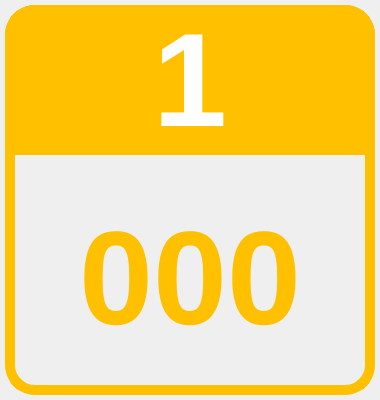
<?xml version="1.0" encoding="UTF-8"?>
<ui version="4.0">
 <class>form</class>
 <widget class="QWidget" name="form">
  <property name="geometry">
   <rect>
    <x>0</x>
    <y>0</y>
    <width>380</width>
    <height>400</height>
   </rect>
  </property>
  <property name="sizePolicy">
   <sizepolicy hsizetype="Preferred" vsizetype="Preferred">
    <horstretch>0</horstretch>
    <verstretch>0</verstretch>
   </sizepolicy>
  </property>
  <property name="minimumSize">
   <size>
    <width>380</width>
    <height>400</height>
   </size>
  </property>
  <property name="maximumSize">
   <size>
    <width>16777215</width>
    <height>16777215</height>
   </size>
  </property>
  <property name="windowTitle">
   <string>Form</string>
  </property>
  <property name="styleSheet">
   <string notr="true"/>
  </property>
  <layout class="QGridLayout" name="gridLayout">
   <property name="leftMargin">
    <number>5</number>
   </property>
   <property name="topMargin">
    <number>5</number>
   </property>
   <property name="rightMargin">
    <number>5</number>
   </property>
   <property name="bottomMargin">
    <number>5</number>
   </property>
   <property name="spacing">
    <number>0</number>
   </property>
   <item row="0" column="0">
    <widget class="QWidget" name="base" native="true">
     <property name="styleSheet">
      <string notr="true">#base{
border-color:rgb(255,192,0);
border-width:10px;
border-style:solid;
border-radius:30px;
}</string>
     </property>
     <layout class="QVBoxLayout" name="verticalLayout">
      <property name="leftMargin">
       <number>0</number>
      </property>
      <property name="topMargin">
       <number>0</number>
      </property>
      <property name="rightMargin">
       <number>0</number>
      </property>
      <property name="bottomMargin">
       <number>0</number>
      </property>
      <item>
       <widget class="QWidget" name="top" native="true">
        <property name="sizePolicy">
         <sizepolicy hsizetype="Preferred" vsizetype="Preferred">
          <horstretch>0</horstretch>
          <verstretch>1</verstretch>
         </sizepolicy>
        </property>
        <property name="minimumSize">
         <size>
          <width>0</width>
          <height>0</height>
         </size>
        </property>
        <property name="styleSheet">
         <string notr="true">#top{
background-color:rgb(255,192,0);
border-style:solid;
border-top-left-radius:30px;
border-top-right-radius:30px;
}</string>
        </property>
        <layout class="QGridLayout" name="gridLayout_2">
         <property name="leftMargin">
          <number>0</number>
         </property>
         <property name="topMargin">
          <number>0</number>
         </property>
         <property name="rightMargin">
          <number>0</number>
         </property>
         <property name="bottomMargin">
          <number>0</number>
         </property>
         <property name="spacing">
          <number>0</number>
         </property>
         <item row="0" column="0">
          <widget class="QLabel" name="slotLabel">
           <property name="sizePolicy">
            <sizepolicy hsizetype="Preferred" vsizetype="Preferred">
             <horstretch>0</horstretch>
             <verstretch>0</verstretch>
            </sizepolicy>
           </property>
           <property name="minimumSize">
            <size>
             <width>0</width>
             <height>0</height>
            </size>
           </property>
           <property name="maximumSize">
            <size>
             <width>16777215</width>
             <height>16777215</height>
            </size>
           </property>
           <property name="font">
            <font>
             <pointsize>100</pointsize>
             <weight>75</weight>
             <bold>true</bold>
            </font>
           </property>
           <property name="styleSheet">
            <string notr="true">#slotLabel{
color:rgb(255, 255, 255);
}
</string>
           </property>
           <property name="text">
            <string>1</string>
           </property>
           <property name="alignment">
            <set>Qt::AlignCenter</set>
           </property>
          </widget>
         </item>
        </layout>
       </widget>
      </item>
      <item>
       <widget class="QWidget" name="bottom" native="true">
        <property name="sizePolicy">
         <sizepolicy hsizetype="Preferred" vsizetype="Preferred">
          <horstretch>0</horstretch>
          <verstretch>2</verstretch>
         </sizepolicy>
        </property>
        <property name="minimumSize">
         <size>
          <width>0</width>
          <height>20</height>
         </size>
        </property>
        <property name="maximumSize">
         <size>
          <width>16777215</width>
          <height>16777215</height>
         </size>
        </property>
        <layout class="QGridLayout" name="gridLayout_3">
         <property name="leftMargin">
          <number>0</number>
         </property>
         <property name="topMargin">
          <number>0</number>
         </property>
         <property name="rightMargin">
          <number>0</number>
         </property>
         <property name="bottomMargin">
          <number>0</number>
         </property>
         <item row="0" column="0">
          <widget class="QLabel" name="orderLabel">
           <property name="sizePolicy">
            <sizepolicy hsizetype="Preferred" vsizetype="Preferred">
             <horstretch>0</horstretch>
             <verstretch>0</verstretch>
            </sizepolicy>
           </property>
           <property name="minimumSize">
            <size>
             <width>0</width>
             <height>0</height>
            </size>
           </property>
           <property name="maximumSize">
            <size>
             <width>16777215</width>
             <height>16777215</height>
            </size>
           </property>
           <property name="font">
            <font>
             <pointsize>100</pointsize>
             <weight>75</weight>
             <bold>true</bold>
             <kerning>false</kerning>
            </font>
           </property>
           <property name="styleSheet">
            <string notr="true">#orderLabel{
color:rgb(255, 192, 0);
}</string>
           </property>
           <property name="text">
            <string>000</string>
           </property>
           <property name="alignment">
            <set>Qt::AlignCenter</set>
           </property>
           <property name="margin">
            <number>0</number>
           </property>
          </widget>
         </item>
        </layout>
       </widget>
      </item>
     </layout>
    </widget>
   </item>
  </layout>
 </widget>
 <resources/>
 <connections/>
</ui>
